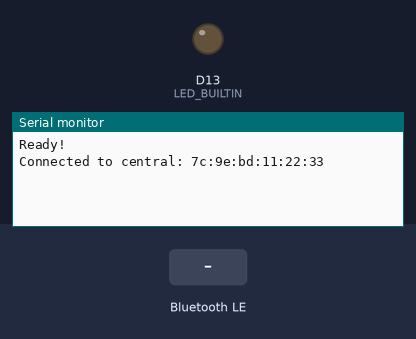
A sketch run on a simulated Arduino Nano 33 IoT. On the bench: output pins drawn as LEDs (lit = HIGH), the last lines printed to the serial monitor. Inputs (shaded band) come from the test bench. Nothing arrives over Bluetooth unless stated; a phone connects over Bluetooth LE 3 s after start.

Above: at 3.8 s.
3.9 s: Bluetooth LE write "5" received
At 4.7 s:
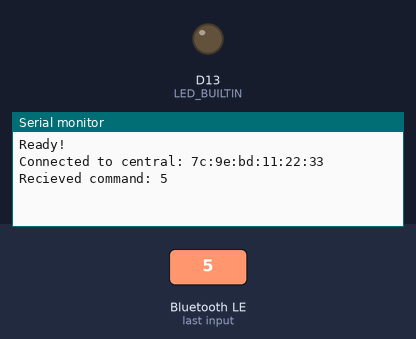
5.4 s: Bluetooth LE write "s" received
At 6.3 s:
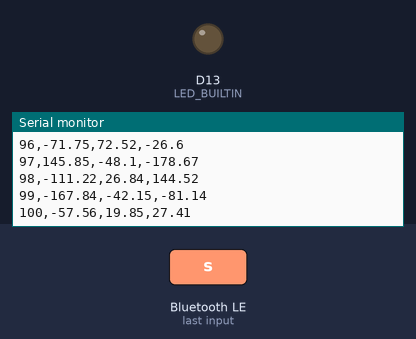
6.9 s: Bluetooth LE write "x" received
Timing chart, 0 to 9.9 s (numbered marks = the images above; inputs shaded):
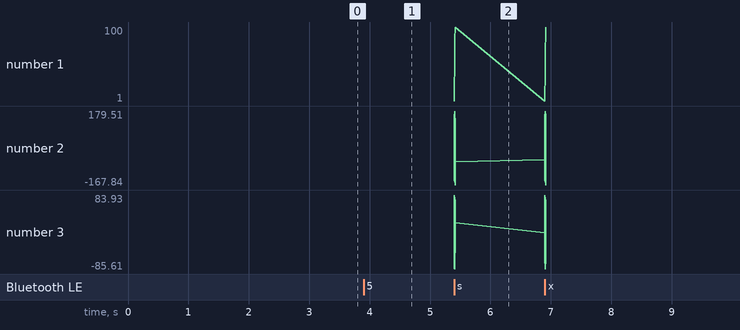

The sketch:

BluetoothTransmission.ino
```cpp
char *mockdata[] = {
  "1,-50.45,-2.09,77.36",
"2,-19.03,53.13,175.6",
"3,164.83,-49.06,-33.26",
"4,152.43,81.6,-132.43",
"5,-123.0,41.74,151.25",
"6,-142.91,-45.83,172.49",
"7,67.52,-65.01,-169.52",
"8,-123.81,-72.67,-112.96",
"9,-76.78,40.31,142.68",
"10,36.57,-38.43,91.48",
"11,118.05,-30.82,158.1",
"12,-148.22,-71.34,129.53",
"13,-79.27,-45.29,-83.75",
"14,-56.14,43.32,97.62",
"15,132.38,-63.57,79.37",
"16,33.99,37.45,-93.82",
"17,63.24,2.34,112.04",
"18,85.03,-71.39,-79.6",
"19,-132.27,83.93,124.78",
"20,119.04,-63.04,173.86",
"21,-109.81,-32.09,-75.22",
"22,-35.09,-26.21,143.18",
"23,26.53,12.15,174.97",
"24,19.18,15.74,-33.14",
"25,119.28,8.61,138.4",
"26,-34.66,-85.28,179.0",
"27,-106.58,-40.98,-23.82",
"28,123.51,-28.53,63.67",
"29,-145.97,-81.63,150.61",
"30,97.82,-35.14,116.46",
"31,50.08,-42.47,81.4",
"32,70.23,-3.98,38.65",
"33,-81.34,-74.66,-92.65",
"34,175.12,39.58,148.24",
"35,-90.97,-20.7,-145.2",
"36,129.85,79.01,169.76",
"37,136.61,15.08,-98.61",
"38,-41.82,-48.7,-103.5",
"39,45.65,-8.83,149.8",
"40,-123.01,13.68,139.82",
"41,128.58,9.18,166.98",
"42,-9.79,49.5,-153.07",
"43,110.97,-21.71,-172.32",
"44,59.78,18.47,74.78",
"45,-153.64,-67.36,-94.26",
"46,41.84,-16.06,15.19",
"47,163.35,-85.52,164.9",
"48,-130.21,-11.41,82.45",
"49,-22.93,20.35,73.41",
"50,16.46,-82.63,-154.05",
"51,-94.03,40.02,162.71",
"52,42.64,14.45,-128.74",
"53,-91.18,-44.61,-152.65",
"54,168.6,30.84,-128.1",
"55,50.71,-20.44,137.77",
"56,-54.02,31.11,-61.05",
"57,137.61,5.3,-100.67",
"58,-24.04,6.99,-162.8",
"59,23.3,-5.93,1.06",
"60,85.75,54.29,-0.46",
"61,168.65,0.27,-67.39",
"62,46.74,35.71,111.03",
"63,125.05,0.47,-128.41",
"64,64.37,-26.94,-127.64",
"65,62.05,63.72,-160.62",
"66,-16.37,2.93,135.74",
"67,-43.03,-38.34,-143.27",
"68,-128.31,-37.82,132.29",
"69,179.51,-83.15,-67.89",
"70,-50.57,-85.61,-143.87",
"71,-44.21,-41.86,-103.06",
"72,-21.21,23.07,33.99",
"73,-154.04,71.21,151.68",
"74,19.88,17.99,95.8",
"75,57.44,-76.72,-64.92",
"76,-43.54,-62.07,118.77",
"77,-112.17,67.13,-122.78",
"78,101.02,13.1,-166.65",
"79,-26.71,53.35,-131.43",
"80,-17.13,70.18,119.26",
"81,-14.33,7.65,133.04",
"82,-14.48,-26.98,100.06",
"83,166.46,16.49,54.42",
"84,150.6,5.6,175.06",
"85,94.83,66.61,177.63",
"86,-10.06,-71.85,41.64",
"87,-46.44,17.51,86.35",
"88,141.39,-73.55,160.07",
"89,94.09,16.02,26.02",
"90,-105.59,46.15,88.79",
"91,-84.2,60.11,171.53",
"92,23.57,11.23,90.16",
"93,3.16,59.18,28.6",
"94,129.17,50.36,7.34",
"95,-100.89,2.18,6.73",
"96,-71.75,72.52,-26.6",
"97,145.85,-48.1,-178.67",
"98,-111.22,26.84,144.52",
"99,-167.84,-42.15,-81.14",
"100,-57.56,19.85,27.41"};

#include <ArduinoBLE.h>

BLEService sensorService("580A");
BLEStringCharacteristic dataChar("580E", BLERead | BLEWrite | BLENotify, 100);
BLEStringCharacteristic commandChar("580F", BLERead | BLEWrite | BLENotify, 100);

void setup(){
  Serial.begin(115200);
  while(!Serial);

  pinMode(LED_BUILTIN, OUTPUT);

  if(!BLE.begin()){
    Serial.println("Starting BLE module failed!");
    while(1);
  }

  BLE.setLocalName("TheraTec Sensor");
  BLE.setAdvertisedService(sensorService);

  sensorService.addCharacteristic(commandChar);
  sensorService.addCharacteristic(dataChar);
  BLE.addService(sensorService);

  BLE.advertise();
  Serial.println("Ready!");
  commandChar.setValue("Ready!");
  // Serial.println(mockdata);
}

void loop(){
  BLEDevice central = BLE.central();

  if(central){
    Serial.print("Connected to central: ");
    Serial.println(central.address());
    while(central.connected()){
      if(commandChar.written()){
        String command = commandChar.value();
        Serial.print("Recieved command: ");
        Serial.println(command);

        // uses the first char in command string
        switch(command[0]){
          case 's':
            // start recording data
            Serial.println("start recording session");
          case 'x':
            // stop recording session
            Serial.println("stop recording session");
          case 'g':
            // send session data over dataChar
            Serial.println("send session data");
            commandChar.setValue("Sending values");
            sendSessionData();
        }
      }
    }
  }
}

void sendSessionData(){
  for(int i=0; i<100; i++){
    Serial.println(mockdata[i]);
    dataChar.writeValue(mockdata[i]);
  }
  commandChar.setValue("done");
}
```

Measured:
- after the input at 3.9 s, the serial monitor: prints a new line at once (image 1)
- after the input at 5.4 s, the serial monitor: prints a new line at once (image 2)
